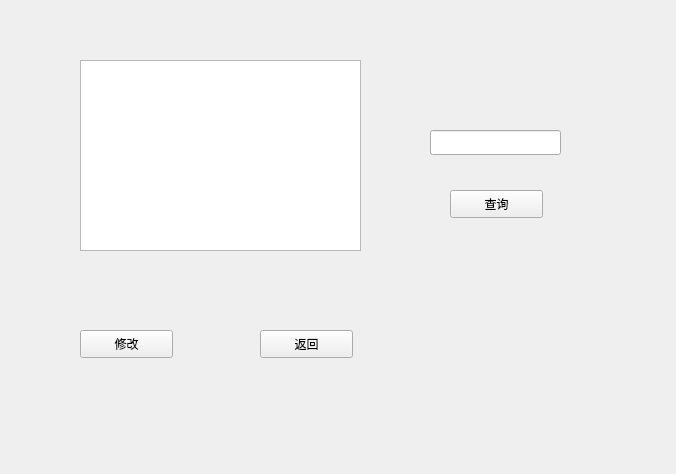
<?xml version="1.0" encoding="UTF-8"?>
<ui version="4.0">
 <class>TeacherView</class>
 <widget class="QWidget" name="TeacherView">
  <property name="geometry">
   <rect>
    <x>0</x>
    <y>0</y>
    <width>676</width>
    <height>474</height>
   </rect>
  </property>
  <property name="windowTitle">
   <string>Form</string>
  </property>
  <widget class="QPushButton" name="pushButton_insert">
   <property name="geometry">
    <rect>
     <x>80</x>
     <y>330</y>
     <width>93</width>
     <height>28</height>
    </rect>
   </property>
   <property name="text">
    <string>修改</string>
   </property>
  </widget>
  <widget class="QTextBrowser" name="textBrowser">
   <property name="geometry">
    <rect>
     <x>80</x>
     <y>60</y>
     <width>281</width>
     <height>191</height>
    </rect>
   </property>
  </widget>
  <widget class="QPushButton" name="pushButton_return">
   <property name="geometry">
    <rect>
     <x>260</x>
     <y>330</y>
     <width>93</width>
     <height>28</height>
    </rect>
   </property>
   <property name="text">
    <string>返回</string>
   </property>
  </widget>
  <widget class="QLineEdit" name="lineEdit_search">
   <property name="geometry">
    <rect>
     <x>430</x>
     <y>130</y>
     <width>131</width>
     <height>25</height>
    </rect>
   </property>
   <property name="inputMask">
    <string/>
   </property>
   <property name="text">
    <string/>
   </property>
  </widget>
  <widget class="QPushButton" name="pushButton_search">
   <property name="geometry">
    <rect>
     <x>450</x>
     <y>190</y>
     <width>93</width>
     <height>28</height>
    </rect>
   </property>
   <property name="text">
    <string>查询</string>
   </property>
  </widget>
 </widget>
 <resources/>
 <connections/>
</ui>
